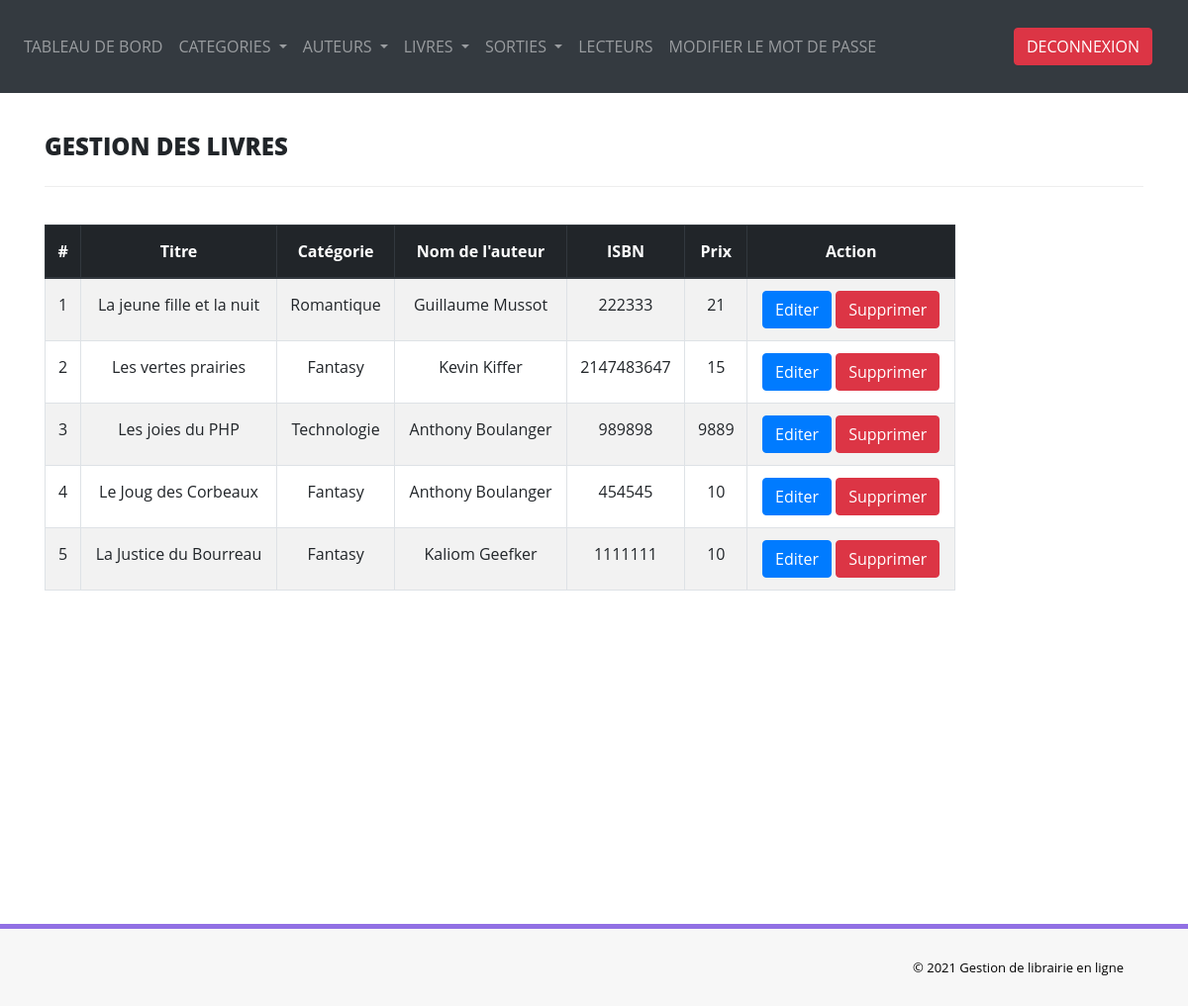
The app's page /admin/manage-books.php (signed in) with its own data.
### tables this page shows
CREATE TABLE IF NOT EXISTS `tblbooks` (
  `id` int(11) NOT NULL AUTO_INCREMENT,
  `BookName` varchar(255) DEFAULT NULL,
  `CatId` int(11) DEFAULT NULL,
  `AuthorId` int(11) DEFAULT NULL,
  `ISBNNumber` int(11) DEFAULT NULL,
  `BookPrice` int(11) DEFAULT NULL,
  `RegDate` timestamp NULL DEFAULT CURRENT_TIMESTAMP,
  `UpdationDate` timestamp NULL DEFAULT NULL ON UPDATE CURRENT_TIMESTAMP,
  `Image` varchar(255) DEFAULT NULL,
  PRIMARY KEY (`id`)
);

CREATE TABLE IF NOT EXISTS `tblcategory` (
  `id` int(11) NOT NULL AUTO_INCREMENT,
  `CategoryName` varchar(150) DEFAULT NULL,
  `Status` int(11) DEFAULT NULL,
  `CreationDate` timestamp NULL DEFAULT CURRENT_TIMESTAMP,
  `UpdationDate` timestamp NULL DEFAULT '0000-00-00 00:00:00' ON UPDATE CURRENT_TIMESTAMP,
  PRIMARY KEY (`id`)
);

CREATE TABLE IF NOT EXISTS `tblauthors` (
  `id` int(11) NOT NULL AUTO_INCREMENT,
  `AuthorName` varchar(159) DEFAULT NULL,
  `creationDate` timestamp NULL DEFAULT CURRENT_TIMESTAMP,
  `UpdationDate` timestamp NULL DEFAULT NULL ON UPDATE CURRENT_TIMESTAMP,
  PRIMARY KEY (`id`)
);

### admin/manage-books.php (the view, shortened to what this page needs)
<?php
include('includes/config.php');
if(strlen($_SESSION['alogin'])==0) {
	header('location:../index.php');
} else {
        $sql="SELECT tblbooks.id, BookName, ISBNNumber,BookPrice, tblcategory.CategoryName, tblauthors.AuthorName
        FROM tblbooks, tblauthors, tblcategory
        WHERE tblbooks.CatId=tblcategory.id
        AND tblbooks.AuthorId=tblauthors.id";
        $query=$dbh->prepare($sql);
        $query->execute();
        $resultats= $query->fetchAll(PDO::FETCH_OBJ);
}
?>
<!DOCTYPE html>
<html lang="FR">
<head>
    <link rel="stylesheet" href="https://maxcdn.bootstrapcdn.com/bootstrap/4.0.0/css/bootstrap.min.css">
    <link href="assets/css/font-awesome.css" rel="stylesheet" />
    <link href="assets/css/style.css" rel="stylesheet" />
</head>
<body>
<?php include('includes/header.php');?>
<div class="content-wrapper">
         <div class="container">
        	<div class="row pad-botm">
            <div class="col-md-12">
                <h4 class="header-line">Gestion des livres</h4>
            </div>
		</div>
		<div class="row">
			<div class="col-md-10 col-sm-6 col-xs-12 col-md-offset-1">
				<div class="panel panel-info">
                <div class="row">
                <div class="col">
                <table class="table table-striped table-bordered text-center">
                        <thead class="thead-dark">
                            <tr>
                            <th scope="col">#</th>
                            <th scope="col">Titre</th>
                            <th scope="col">Catégorie</th>
                            <th scope="col">Nom de l'auteur</th>
                            <th scope="col">ISBN</th>
                            <th scope="col">Prix</th>
                            <th scope="col">Action</th>
                            </tr>
                        </thead>
                        <tbody>
                            <?php
                                if (is_array($resultats)){
                                    $cnt= 1;
                                    foreach ($resultats AS $result){
                                    ?>
                                    <tr>
                                    <td><?php echo $cnt ?> </td>
                                    <td><?php echo $result->BookName; ?></td>
                                    <td><?php echo $result->CategoryName ?></td>
                                    <td><?php echo $result->AuthorName; ?></td>
                                    <td><?php echo $result->ISBNNumber; ?></td>
                                    <td><?php echo $result->BookPrice; ?></td>
                                    <td>
                                    <a href="edit-book.php?bookid=<?php echo $result->id ?>">
                                    <button class="btn btn-primary">Editer</button>
                                </a>
                                <a href="manage-books?del=<?php echo $result->id ?>" onClick="return confirm('Etes-vous sûr ?')">
                                    <button class="btn btn-danger">Supprimer</button>
                                </a>
                                    </td>
                                    <?php
                                    $cnt++;
                                    }
                                }
                            ?>
                        </tbody>
                        </table>
            </div>
        </div>
                </div>
             </div>
        </div>
    </div>
</div>
<?php include('includes/footer.php');?>
</body>
</html>

### admin/assets/css/style.css (style rules this page uses)
.content-wrapper { margin-top: 40px; min-height:800px; padding-bottom:90px; }
.header-line { font-weight:900; padding-bottom:25px; border-bottom:1px solid #eeeeee; text-transform:uppercase; }
.pad-botm { padding-bottom:30px; }

### records on screen
tblbooks: BookName "La jeune fille et la nuit", tblcategory.CategoryName "Romantique", AuthorId.AuthorName "Guillaume Mussot", ISBNNumber "222333", BookPrice "21"
tblbooks: BookName "Les vertes prairies", tblcategory.CategoryName "Fantasy", AuthorId.AuthorName "Kevin Kiffer", ISBNNumber "2147483647", BookPrice "15"
tblbooks: BookName "Les joies du PHP", tblcategory.CategoryName "Technologie", AuthorId.AuthorName "Anthony Boulanger", ISBNNumber "989898", BookPrice "9889"
tblbooks: BookName "Le Joug des Corbeaux", tblcategory.CategoryName "Fantasy", AuthorId.AuthorName "Anthony Boulanger", ISBNNumber "454545", BookPrice "10"
tblbooks: BookName "La Justice du Bourreau", tblcategory.CategoryName "Fantasy", AuthorId.AuthorName "Kaliom Geefker", ISBNNumber "1111111", BookPrice "10"
